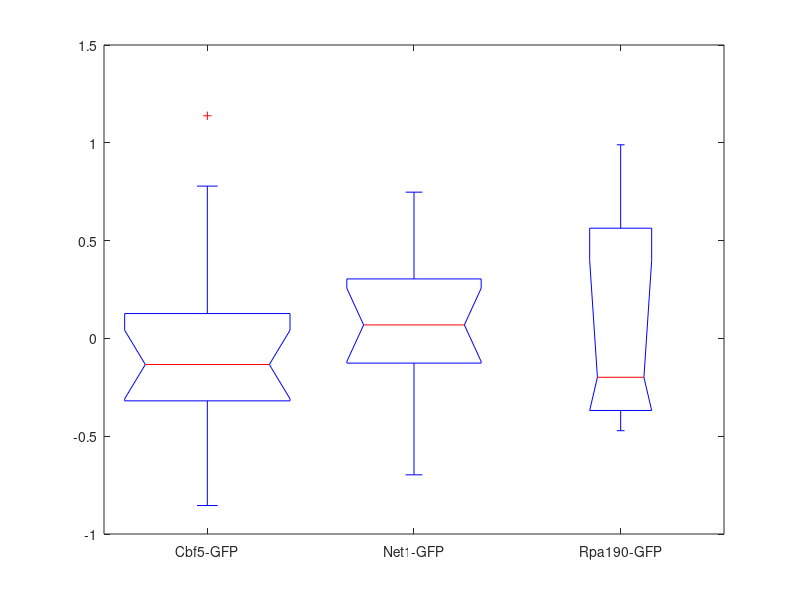

Source code (MATLAB): (Note: this script raises an error after producing the figure.)
load('nucleolus_frap_data.mat');
%only compare the exponents of Cbf5, Net1, and Rpa190
%MH3342 doesn't show recovery
%% filter out all signals with less than 20% recovery
S.cbf5.rec = S.cbf5.norm_mat(:,end) - S.cbf5.norm_mat(:,2);
S.net1.rec = S.net1.norm_mat(:,end) - S.net1.norm_mat(:,2);
S.rpa190.rec = S.rpa190.norm_mat(:,end) - S.rpa190.norm_mat(:,2);
% apply filter
S.cbf5.exponents(S.cbf5.rec < 0.2) = nan;
S.net1.exponents(S.net1.rec < 0.2) = nan;
S.rpa190.exponents(S.rpa190.rec < 0.2) = nan;

exps = [ ...
    S.cbf5.exponents; ...
    S.net1.exponents; ...
    S.rpa190.exponents ...
    ];
halflives = (log(2)./exps); %in seconds
group = [ ...
    repmat({'Cbf5-GFP'}, size(S.cbf5.exponents)); ...
    repmat({'Net1-GFP'}, size(S.net1.exponents)); ...
    repmat({'Rpa190-GFP'}, size(S.rpa190.exponents)) ...
    ];
[p, tbl, stats] = anova1(halflives, group);
%% Bar chart with error bars
means = [ ...
    nanmean(log(2)./S.cbf5.exponents), ...
    nanmean(log(2)./S.net1.exponents), ...
    nanmean(log(2)./S.rpa190.exponents) ...
    ];
sems = [ ...
    nanstd(log(2)./S.cbf5.exponents)/sqrt(numel(S.cbf5.exponents)), ...
    nanstd(log(2)./S.net1.exponents)/sqrt(numel(S.net1.exponents)), ...
    nanstd(log(2)./S.rpa190.exponents)/sqrt(numel(S.rpa190.exponents)) ...
    ];
figure;
bar(means);
hold on;
errorbar(means, sems, 'Marker', 'none', 'LineStyle', 'none', 'Color', 'k');
hold off;
xticklabels({'Cbf5-GFP', 'Net1-GFP', 'Rpa190-GFP'});